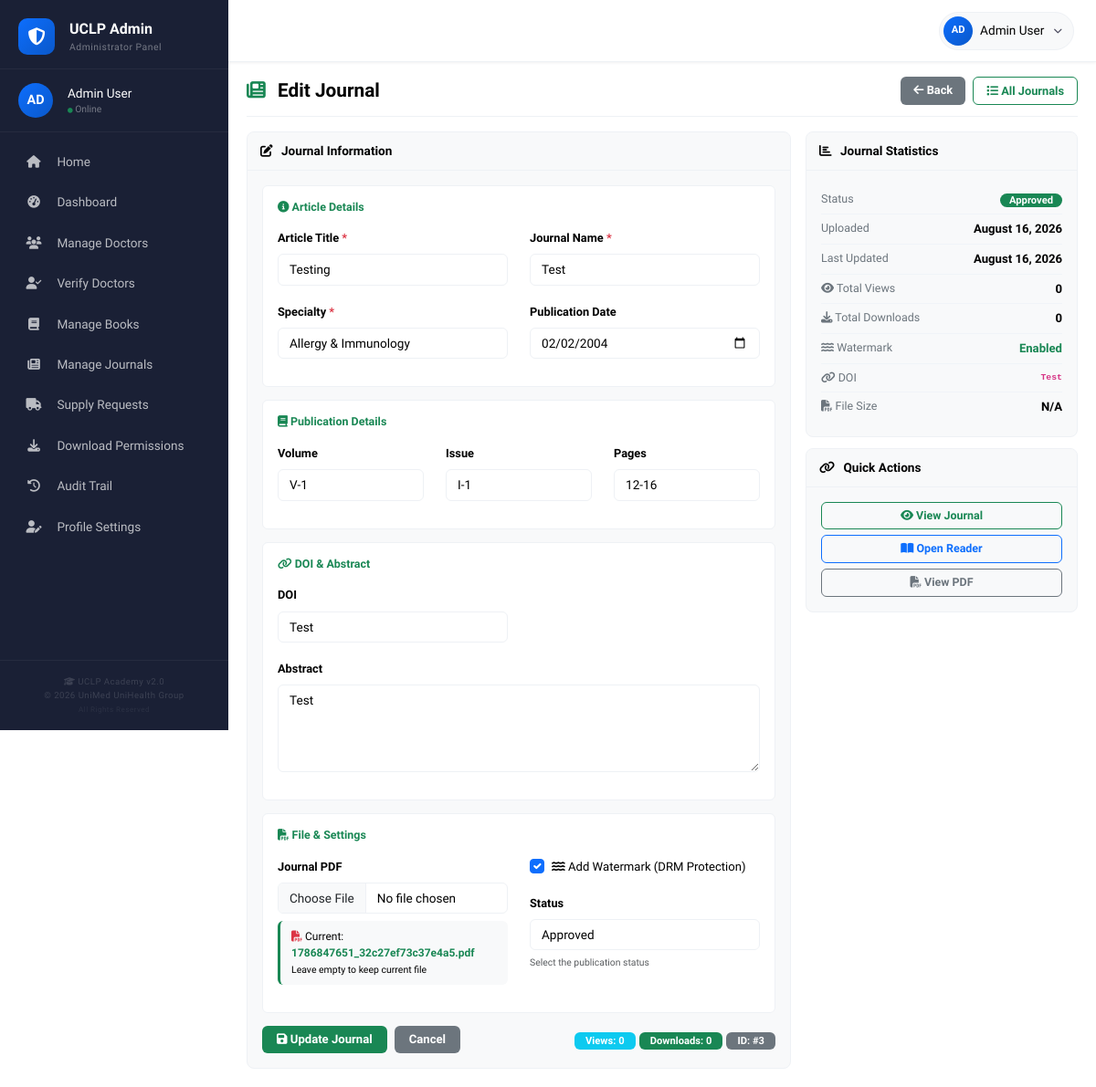
/admin/edit_journal.php?id=3 (signed in), run on the app's committed database.
### tables this page shows
CREATE TABLE `journals` (
  `id` int(11) NOT NULL,
  `title` varchar(255) NOT NULL,
  `journal_name` varchar(200) NOT NULL,
  `specialty_id` int(11) NOT NULL,
  `issue` varchar(50) DEFAULT NULL,
  `date` date DEFAULT NULL,
  `volume` varchar(50) DEFAULT NULL,
  `pages` varchar(50) DEFAULT NULL,
  `doi` varchar(100) DEFAULT NULL,
  `file_path` varchar(255) NOT NULL,
  `abstract` text DEFAULT NULL,
  `is_watermarked` tinyint(1) DEFAULT 1,
  `status` enum('pending','approved','rejected') DEFAULT 'pending',
  `uploaded_by` int(11) DEFAULT NULL,
  `download_count` int(11) DEFAULT 0,
  `view_count` int(11) DEFAULT 0,
  `created_at` timestamp NOT NULL DEFAULT current_timestamp(),
  `updated_at` timestamp NULL DEFAULT NULL ON UPDATE current_timestamp()
);

CREATE TABLE `specialties` (
  `id` int(11) NOT NULL,
  `name` varchar(100) NOT NULL,
  `description` text DEFAULT NULL,
  `status` tinyint(1) DEFAULT 1,
  `created_at` timestamp NOT NULL DEFAULT current_timestamp()
);

### admin/edit_journal.php (the view, shortened to what the rows shown need)
<?php
require_once __DIR__ . '/../includes/functions.php';
$journalId = isset($_GET['id']) ? intval($_GET['id']) : 0;
$db = Database::getInstance()->getConnection();
$stmt = $db->prepare("SELECT * FROM journals WHERE id = ?");
$stmt->bind_param("i", $journalId);
$stmt->execute();
$result = $stmt->get_result();
$journal = $result->fetch_assoc();
$specialties = getAllSpecialties();
?>
<!DOCTYPE html>
<html lang="en">
<head>
    <link href="https://cdn.jsdelivr.net/npm/bootstrap@5.3.0/dist/css/bootstrap.min.css" rel="stylesheet">
    <link rel="stylesheet" href="https://cdnjs.cloudflare.com/ajax/libs/font-awesome/6.4.0/css/all.min.css">
</head>
<body>
    <?php include __DIR__ . '/../includes/admin_nav.php'; ?>
    <div class="container-fluid">
        <div class="row">
            <main class="main-content">
                <div class="page-header">
                    <h1>
                        <i class="fas fa-newspaper"></i> Edit Journal
                    </h1>
                </div>
                <div class="form-grid">
                    <div>
                        <div class="form-card">
                            <div class="card-body">
                                <form method="POST" action="" enctype="multipart/form-data">
                                    <div class="form-section">
                                        <div class="row">
                                            <div class="col-md-6 mb-3">
                                                <label class="form-label">Article Title <span class="text-danger">*</span></label>
                                                <input type="text" class="form-control" name="title"
                                                       value="<?php echo htmlspecialchars($journal['title']); ?>" required>
                                            </div>
                                            <div class="col-md-6 mb-3">
                                                <label class="form-label">Journal Name <span class="text-danger">*</span></label>
                                                <input type="text" class="form-control" name="journal_name"
                                                       value="<?php echo htmlspecialchars($journal['journal_name']); ?>" required>
                                            </div>
                                            <div class="col-md-6 mb-3">
                                                <label class="form-label">Specialty <span class="text-danger">*</span></label>
                                                <select class="form-select" name="specialty_id" required>
                                                    <?php foreach ($specialties as $specialty): ?>
                                                    <option value="<?php echo $specialty['id']; ?>"
                                                            <?php echo $journal['specialty_id'] == $specialty['id'] ? 'selected' : ''; ?>>
                                                        <?php echo htmlspecialchars($specialty['name']); ?>
                                                    </option>
                                                    <?php endforeach; ?>
                                                </select>
                                            </div>
                                            <div class="col-md-6 mb-3">
                                                <label class="form-label">Publication Date</label>
                                                <input type="date" class="form-control" name="date"
                                                       value="<?php echo $journal['date']; ?>">
                                            </div>
                                        </div>
                                    </div>
                                    <div class="form-section">
                                        <div class="row">
                                            <div class="col-md-4 mb-3">
                                                <label class="form-label">Volume</label>
                                                <input type="text" class="form-control" name="volume"
                                                       value="<?php echo htmlspecialchars($journal['volume'] ?? ''); ?>">
                                            </div>
                                            <div class="col-md-4 mb-3">
                                                <label class="form-label">Issue</label>
                                                <input type="text" class="form-control" name="issue"
                                                       value="<?php echo htmlspecialchars($journal['issue'] ?? ''); ?>">
                                            </div>
                                            <div class="col-md-4 mb-3">
                                                <label class="form-label">Pages</label>
                                                <input type="text" class="form-control" name="pages"
                                                       value="<?php echo htmlspecialchars($journal['pages'] ?? ''); ?>">
                                            </div>
                                        </div>
                                    </div>
                                    <div class="form-section">
                                        <div class="row">
                                            <div class="col-md-6 mb-3">
                                                <label class="form-label">DOI</label>
                                                <input type="text" class="form-control" name="doi"
                                                       value="<?php echo htmlspecialchars($journal['doi'] ?? ''); ?>">
                                            </div>
                                            <div class="col-12 mb-3">
                                                <label class="form-label">Abstract</label>
                                                <textarea class="form-control" name="abstract" rows="4"><?php echo htmlspecialchars($journal['abstract'] ?? ''); ?></textarea>
                                            </div>
                                        </div>
                                    </div>
                                    <div class="form-section">
                                        <div class="row">
                                            <div class="col-md-6 mb-3">
                                                <?php if ($journal['file_path']): ?>
                                                <div class="file-info mt-2">
                                                    <i class="fas fa-file-pdf" style="color: #dc3545;"></i>
                                                    Current: <strong><?php echo htmlspecialchars($journal['file_path']); ?></strong>
                                                    <br><small>Leave empty to keep current file</small>
                                                </div>
                                                <?php endif; ?>
                                            </div>
                                            <div class="col-md-6 mb-3">
                                                <div class="form-check">
                                                    <input type="checkbox" class="form-check-input" id="is_watermarked" name="is_watermarked"
                                                           <?php echo $journal['is_watermarked'] ? 'checked' : ''; ?>>
                                                    <label class="form-check-label" for="is_watermarked">
                                                        <i class="fas fa-water"></i> Add Watermark (DRM Protection)
                                                    </label>
                                                </div>
                                                <div class="mt-3">
                                                    <label class="form-label">Status</label>
                                                    <select class="form-select" name="status">
                                                        <option value="approved" <?php echo $journal['status'] == 'approved' ? 'selected' : ''; ?>>Approved</option>
                                                    </select>
                                                    <small class="text-muted" style="font-family: 'Cambria', Georgia, serif; font-size: 0.65rem;">Select the publication status</small>
                                                </div>
                                            </div>
                                        </div>
                                    </div>
                                    <div class="d-flex justify-content-between align-items-center flex-wrap" style="gap: 8px; margin-top: 4px;">
                                        <div>
                                            <span class="badge bg-info" style="font-size: 0.7rem; padding: 4px 12px;">Views: <?php echo $journal['view_count']; ?></span>
                                            <span class="badge bg-success" style="font-size: 0.7rem; padding: 4px 12px;">Downloads: <?php echo $journal['download_count']; ?></span>
                                            <span class="badge bg-secondary" style="font-size: 0.7rem; padding: 4px 12px;">ID: #<?php echo $journal['id']; ?></span>
                                        </div>
                                    </div>
                                </form>
                            </div>
                        </div>
                    </div>
                    <div>
                        <div class="form-card">
                            <div class="card-body">
                                <div class="stat-item">
                                    <span class="value">
                                        <span class="badge bg-<?php echo $journal['status'] == 'approved' ? 'success' : ($journal['status'] == 'pending' ? 'warning' : 'danger'); ?>" style="font-size: 0.7rem;">
                                            <?php echo ucfirst($journal['status']); ?>
                                        </span>
                                    </span>
                                </div>
                                <div class="stat-item">
                                    <span class="label">Uploaded</span>
                                    <span class="value"><?php echo date('F d, Y', strtotime($journal['created_at'])); ?></span>
                                </div>
                                <div class="stat-item">
                                    <span class="label">Last Updated</span>
                                    <span class="value"><?php echo $journal['updated_at'] ? date('F d, Y', strtotime($journal['updated_at'])) : 'Never'; ?></span>
                                </div>
                                <div class="stat-item">
                                    <span class="label"><i class="fas fa-eye"></i> Total Views</span>
                                    <span class="value"><?php echo number_format($journal['view_count']); ?></span>
                                </div>
                                <div class="stat-item">
                                    <span class="label"><i class="fas fa-download"></i> Total Downloads</span>
                                    <span class="value"><?php echo number_format($journal['download_count']); ?></span>
                                </div>
                                <?php if ($journal['doi']): ?>
                                <div class="stat-item">
                                    <span class="label"><i class="fas fa-link"></i> DOI</span>
                                    <span class="value" style="font-size: 0.7rem;"><code><?php echo htmlspecialchars($journal['doi']); ?></code></span>
                                </div>
                                <?php endif; ?>
                            </div>
                        </div>
                    </div>
                </div>
            </main>
        </div>
    </div>
</body>
</html>

### data on the page
journals: title "Testing", journal_name "Test", specialty_id "Allergy & Immunology", date "02/02/2004", volume "V-1", issue "I-1", pages "12-16", doi "Test", abstract "Test", file_path "1786847651_32c27ef73c37e4a5.pdf", is_watermarked "☑", status "Approved", view_count "0", download_count "0", id "3", created_at "August 16, 2026", updated_at "August 16, 2026"

### other printed values
substr($_SESSION['user_name'] ?? 'A', 0, 2) "AD"
$_SESSION['user_name'] "Admin User"
